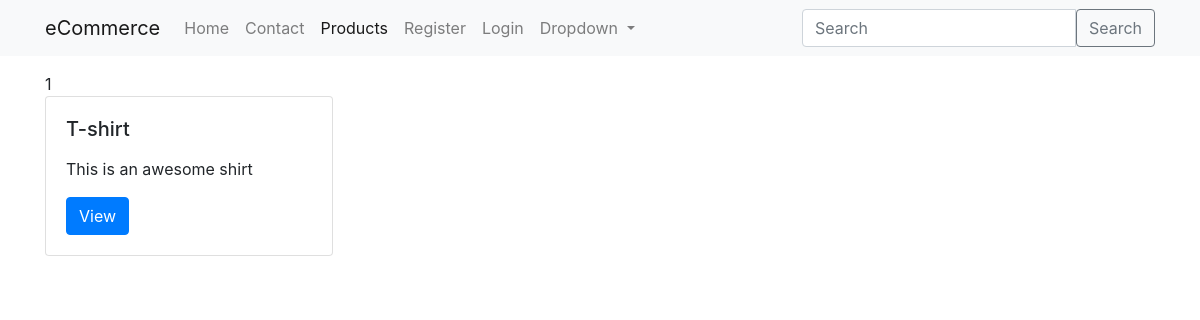
Before: /products/ with the older database file.
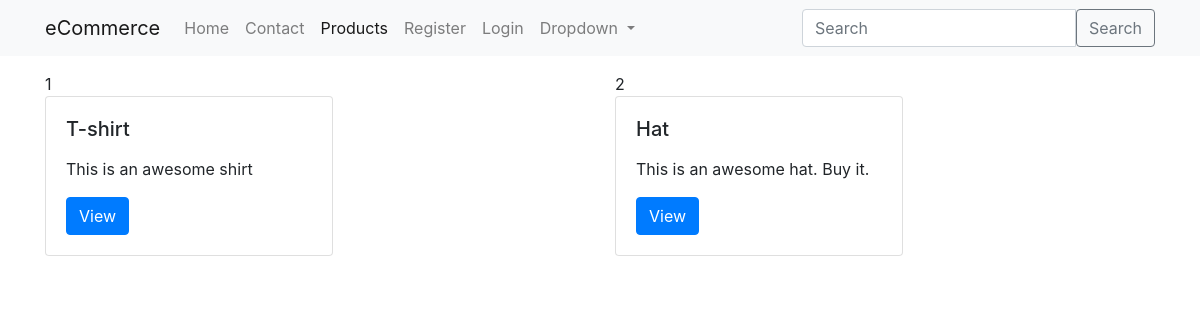
After: the same page with the newer database file.
### products/models.py (models this page shows, shortened)
class Product(models.Model):
	title 		= models.CharField(max_length=120)
	slug		= models.SlugField(blank=True, unique=True)
	description = models.TextField()
	price 		= models.DecimalField(decimal_places=2, max_digits= 10, default=39.99)
	image		= models.ImageField(upload_to='products/', null=True, blank=True)
	featured	= models.BooleanField(default=False)
	active		= models.BooleanField(default=True)
	timestamp	= models.DateTimeField(auto_now_add=True)
	objects = ProductManager()
	def get_absolute_url(self):
		return reverse('products:detail', kwargs={"slug": self.slug})

### products/views.py (the view)
# urls.py: path('', ProductListView.as_view(), name='list'),
class ProductListView(ListView):
	template_name = "products/list.html"
	def get_queryset(self, *args, **kwargs):
		request  = self.request
		return Product.objects.all()

### products/models.py (called while the page is built)
	def active(self):
		return self.filter(active=True)

	def get_queryset(self):
		return ProductQuerySet(self.model, using=self._db)

	def all(self):
		return self.get_queryset().active()

### products/templates/products/list.html
{% extends 'base.html' %}
{% block content %}
	<div class="row">
	{% for obj in object_list %}
		<div class="col">
		{{ forloop.counter }}
		{% include 'products/snippets/card.html' with instance=obj %}
		{% if forloop.counter|divisibleby:3 %}
		</div></div><div class="row"><div class="col-12"><hr/></div>
		{% else %}
		</div>
		{% endif %}
	{% endfor %}
	</div>
{% endblock %}

### templates/base.html (shortened to what this page needs)
<html lang="en">
  <head>
    {% include 'base/css.html' %}
  </head>
  <body>
    {% include 'base/navbar.html' with brand_name='eCommerce' %}
    <div class="container">
    {% block content %}{% endblock %}
    </div>
  </body>
</html>

### templates/base/css.html (shortened to what this page needs)
{% load static %}
<link rel="stylesheet" href="https://stackpath.bootstrapcdn.com/bootstrap/4.3.1/css/bootstrap.min.css">

### templates/base/navbar.html (shortened to what this page needs)
{% url 'home' as home_url %}
{% url 'contact' as contact_url %}
{% url 'products:list' as products_url %}
{% url 'login' as login_url %}
{% url 'register' as register_url %}
<nav class="navbar navbar-expand-lg navbar-light bg-light mb-3">
  <div class="container">
  <a class="navbar-brand" href="{{ home_url }}">{% if brand_name %} {{ brand_name }} {% else %} DM eCommerce {% endif %}</a>
  <div class="collapse navbar-collapse" id="navbarSupportedContent">
    <ul class="navbar-nav mr-auto">
      <li class="nav-item {% if request.path == home_url %}active{% endif %}">
        <a class="nav-link" href="{{ home_url }}">Home <span class="sr-only">(current)</span></a>
      </li>
      <li class="nav-item {% if request.path == contact_url %}active{% endif %}">
        <a class="nav-link" href="{{ contact_url }}">Contact</a>
      </li>
      <li class="nav-item {% if request.path == products_url %}active{% endif %}">
        <a class="nav-link" href="{{ products_url }}">Products</a>
      </li>
      {% if request.user.is_authenticated %}
      <li class="nav-item {% if request.path == login_url %}active{% endif %}">
        <a class="nav-link" href="{{ login_url }}">Logout</a>
      </li>
      {% else %}
            <li class="nav-item {% if request.path == register_url %}active{% endif %}">
        <a class="nav-link" href="{{ register_url }}">Register</a>
      </li>
      <li class="nav-item {% if request.path == login_url %}active{% endif %}">
        <a class="nav-link" href="{{ login_url }}">Login</a>
      </li>
      {% endif %}
      <li class="nav-item dropdown">
        <a class="nav-link dropdown-toggle" href="#" id="navbarDropdown" role="button" data-toggle="dropdown" aria-haspopup="true" aria-expanded="false">
          Dropdown
        </a>
      </li>
    </ul>
    {% include 'search/snippets/search-form.html' %}
  </div>
</div>
</nav>

### search/templates/search/snippets/search-form.html
<form method="GET" action="{% url 'search:query' %}" class="form my-2 my-lg-0">
	<div class="input-group">
	  	<input class="form-control" type="search" placeholder="Search" name="q" aria-label="Search" value="{{ request.GET.q }}">
	  	<span class="input-group.btn">
	  		<button class="btn btn-outline-secondary" type="submit">Search</button>
		</span>
	</div>
</form>

### products/templates/products/snippets/card.html (shortened to what this page needs)
<div class="card" style="width: 18rem;">
  <div class="card-body">
    <h5 class="card-title">{{ instance.title }}</h5>
    <p class="card-text">{{ instance.description|linebreaks|truncatewords:12 }}</p>
    <a href="{{ instance.get_absolute_url }}" class="btn btn-primary">View</a>
  </div>
</div>

### templates/base/js.html (shortened to what this page needs)
{% load static %}

Changed rows visible on the page:
added Product: title "Hat", description "This is an awesome hat. Buy it."
